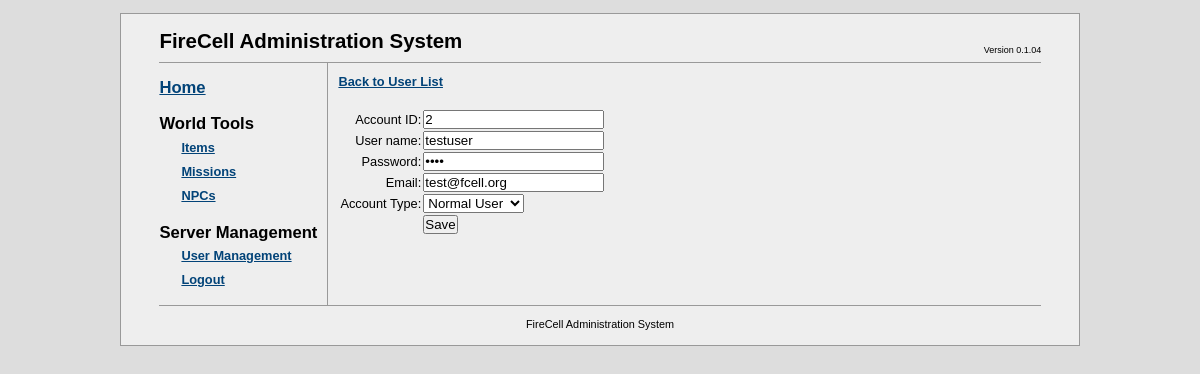
Page /fcadmin/?a=users&u=2 (signed in) on the committed database.
### tables this page shows
CREATE TABLE `fc_accounts` (
  `account_id` bigint(20) unsigned NOT NULL AUTO_INCREMENT,
  `acc_name` varchar(64) NOT NULL COMMENT 'account name',
  `acc_password` varchar(64) NOT NULL COMMENT 'account password',
  `created` timestamp NOT NULL DEFAULT CURRENT_TIMESTAMP ON UPDATE CURRENT_TIMESTAMP COMMENT 'datetime of account creation',
  `acc_type` smallint(5) unsigned NOT NULL DEFAULT '0' COMMENT 'type of account (see fc_accounttypes)',
  `email` varchar(64) NOT NULL,
  PRIMARY KEY (`account_id`)
);

### fcadmin/db/mysqldb.php (called while the page is built, shortened)
<?php
class MySQLDB
{
	private $link = NULL;
	public function Connect($server, $dbname, $user, $password)
	{
		$result = false;
		$this->link = mysql_pconnect($server, $user, $password);
		if ( $this->link != NULL )
		{
			$result = true;
		}
		return $result;
	}
	public function Execute($query)
	{
		$result = NULL;
		if ( $this->link != NULL )
		{
			$result = mysql_query($query, $this->link);
		}
		return $result;
	}
}
?>

### fcadmin/apps/usermanager.php (the view, shortened to what this page needs)
<?php
class UserManagerApp implements IFCAdminApp
{
  private $userAction = NULL;
  private $itemsPerPage = 50;
  private $db = NULL;
  private $currentPage = 0;
  private $userData = NULL;
  private $query_GetUser = "SELECT * FROM fc_accounts where account_id = ";
  public function __construct($itemsPerPage = 50)
  {
    $this->itemsPerPage = $itemsPerPage;
  }
  public function init($db)
  {
    $this->db = $db;
    $this->userAction = $_GET["u"];
    if ( $this->userAction == NULL )
    {
      $this->currentPage = $_GET["page"];
      if ( $this->currentPage == NULL )
        $this->currentPage = 0;
      $this->numUsers = $this->GetNumUsers();
      if ( $this->numUsers == -1 )
      {
        echo "Failed to retrieve number of users!";
        return false;
      }
      $this->numPagesAvailable = ceil($this->numUsers / $this->itemsPerPage);
      $this->userData = $this->GetUsers();
    }
    else
    {
      switch ( $this->userAction )
      {
        default:
          $this->userData = $this->GetUser($this->userAction);
          break;
      }
    }
    return true;
  }
  public function render()
  {
    if ( $this->userAction == NULL )
    {
      $startIndex = $this->currentPage * $this->itemsPerPage;
      $this->render_options();
      $this->render_table($startIndex);
      $this->render_pages();
    }
    else if ( $this->userAction == -1 )
    {
      $this->render_userform($this->userAction);
    }
    else
    {
      $this->render_userform($this->userAction);
    }
  }
  private function render_userform($userid = -1)
  {
    $typeLabels = array( "Normal User", "GM", "Administrator" );
    $userAction = ($userid == -1 ? "adduser" : "edituser");
    $readOnly = ($userid == -1 ? "" : "readonly=\"yes\"");
    $userID = "";
    $userName = "";
    $userPass = "";
    $userEmail = "";
    $userType = "";
    if ( $this->userData != NULL )
    {
      $userID = $this->userData->account_id;
      $userName = $this->userData->account_name;
      $userPass = $this->userData->account_password;
      $userEmail = $this->userData->account_email;
      $userType = $this->userData->account_type;
    }
echo <<<FORMDEF
    <a href="?a=users">Back to User List</a><br/><br/>
    <form name="userform" method="post" action="actions/$userAction.php">
      <table>
FORMDEF;
    if ( $userid != -1 )
    {
echo <<<FORMDEF
        <tr>
          <td align="right">Account ID:</td>
          <td><input type="text" name="account_id" $readOnly value="$userID"/></td>
        </tr>
FORMDEF;
    }
echo <<<FORMDEF
        <tr>
          <td align="right">User name:</td>
          <td><input type="text" name="account_name" $readOnly value="$userName"/></td>
        </tr>
        <tr>
          <td align="right">Password:</td>
          <td><input type="password" name="account_pass" value="$userPass"/></td>
        </tr>
        <tr>
          <td align="right">Email:</td>
          <td><input type="text" name="account_email" value="$userEmail"/></td>
        </tr>
        <tr>
          <td align="right">Account Type:</td>
          <td>
            <select name="account_type">
FORMDEF;
    for ( $i = 1; $i <= 3; $i++ )
    {
      echo "<option value=\"$i\" ".($i == $userType ? "selected=\"yes\"" : "").">".$typeLabels[$i-1]."</option>";
    }
echo <<<FORMDEF
            </select>
          </td>
        </tr>
        <tr>
          <td></td>
          <td><input type="submit" value="Save" /></td>
        </tr>
      </table>
    </form>
FORMDEF;
  }
  private function GetUser($userID)
  {
    $userData = NULL;
    $query = $this->query_GetUser.$userID;
    $result = $this->db->Execute( $query );
    if ( $result != NULL )
    {
      if ( $line = mysql_fetch_array($result, MYSQL_ASSOC) )
      {
        $user = new User();
        $user->account_id = $line["account_id"];
        $user->account_name = $line["acc_name"];
        $user->account_password = $line["acc_password"];
        $user->account_created = $line["created"];
        $user->account_type = $line["acc_type"];
        $user->account_email = $line["email"];
        $userData = $user;
      }
    }
    return $userData;
  }
}
?>

### fcadmin/css/fcadmin.css (style rules this page uses)
* { margin: 0; padding: 0; }
html { background: #ddd; }
a { color: #024378; font-weight: bold; text-decoration: underline; }

### rows in the picture
fc_accounts: account_id "2", account_name "testuser", account_email "test@fcell.org", account_type "Normal User"
